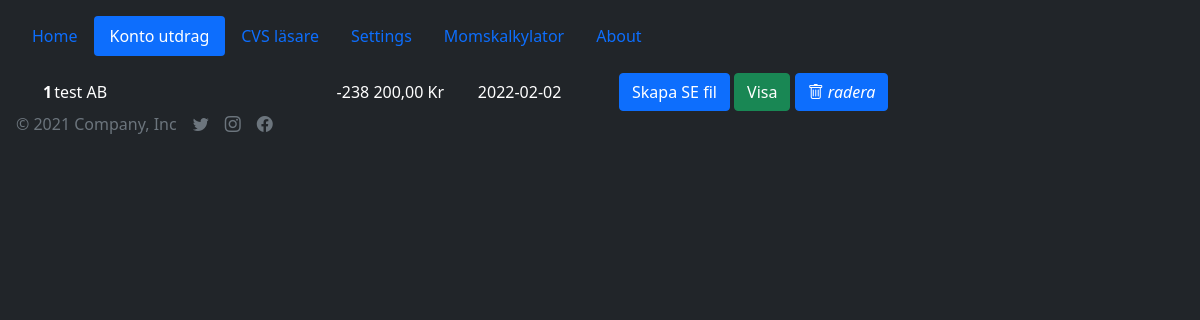
Page /bank_statements on the earlier database version.
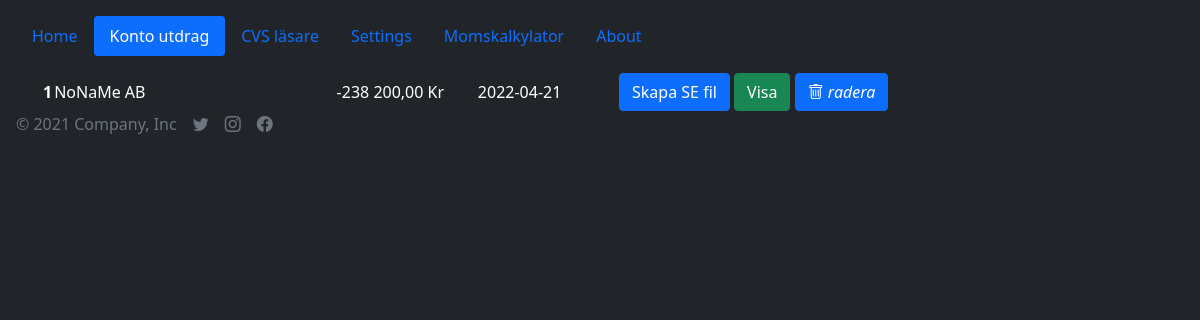
Same page on the later database version.
### app/db/database_setup.py (models this page shows, shortened)
class BankStatement(Base):
    __tablename__ = 'bank_statement'
    __tableargs__ = {'comment': 'Bank Statements'}
    bank_statement_id = Column(Integer, nullable=False, unique=True, primary_key=True, autoincrement=True)
    title = Column(String(128), comment='Bank Statement name')
    summary = Column(String(128), comment='Summary')
    date = Column(String(128), default=datetime.utcnow(), comment='data')

### app/app.py (the view)
@app.route('/bank_statements')
def statements():
    return bank_statements.get_list_of_statements()

### app/bank_statements.py (called while the page is built)
def get_list_of_statements():
    statements = session.query(BankStatement).order_by(desc(BankStatement.bank_statement_id)).all()
    return render_template('bank_statements.html', statements=statements)

### app/templates/bank_statements.html (shortened to what this page needs)
{% extends 'base.html' %}
{% block body %}
    <main class="mt-3">
        <div class="container">
            <table>
                <tbody>
                {% for statement in statements %}
                    <tr class="gx-2 justify-content-center">
                        <th scope="row">{{ statement.bank_statement_id }}</th>
                        <td class="col-md-4">{{ statement.title }}</td>
                        <td class="col-md-2">{{ statement.summary }}</td>
                        <td class="col-md-2">{{ statement.date[0:10] }}</td>
                        <td class="col-auto">
                            <a href="/verifikations/se/{{ statement.bank_statement_id }}"
                               class="btn btn-primary">Skapa SE fil</a>
                            <a href="/verifikations/{{ statement.bank_statement_id }}" class="btn btn-success">Visa</a>
                            <a class="btn btn-primary" href="/bank_statements/{{ statement.bank_statement_id }}/delete" role="button">
                                <i class="bi bi-trash"> radera </i>
                            </a>
                        </td>
                    </tr>
                {% endfor %}
                </tbody>
            </table>
        </div>
    </main>
{% endblock %}

Differences in the rows shown:
changed BankStatement "-238 200,00 Kr": title "test AB" → "NoNaMe AB"; date "2022-02-02" → "2022-04-21"
